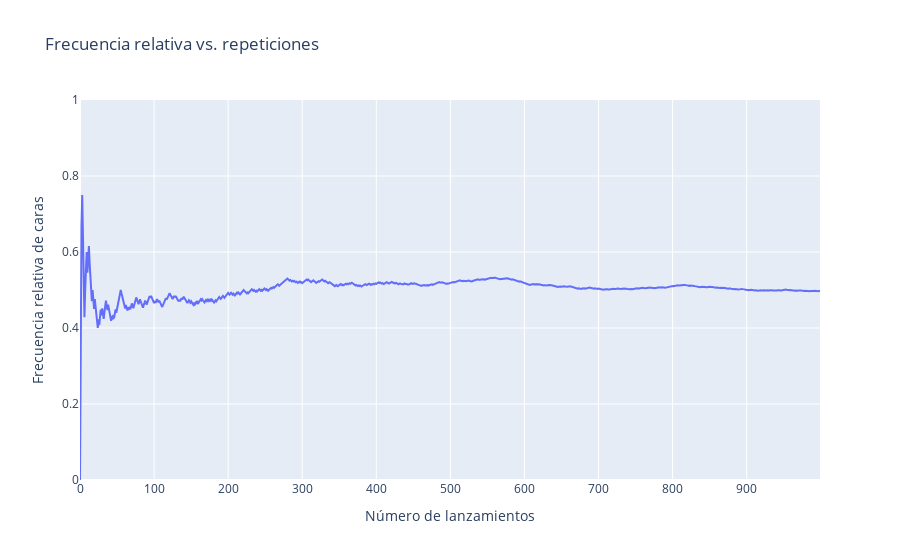

This figure's notebook cell:
### Markdown cell above
## Enfoque frecuentista

Simulamos el lanzamiento de una moneda con probabilidad verdadera $p=0.5$ y graficamos la evolución de la frecuencia relativa de caras.

### Code cell
import numpy as np
import plotly.graph_objs as go

# Simulación
np.random.seed(42)
p_true = 0.5
n = 1000
resultados = np.random.binomial(1, p_true, size=n)
frecuencias = np.cumsum(resultados) / (np.arange(1, n + 1))

# Gráfico
trace = go.Scatter(y=frecuencias, mode='lines', name='Frecuencia relativa')
layout = go.Layout(title='Frecuencia relativa vs. repeticiones',
                   xaxis=dict(title='Número de lanzamientos'),
                   yaxis=dict(title='Frecuencia relativa de caras'),
                   yaxis_range=[0,1])
fig = go.Figure(data=[trace], layout=layout)
fig.show()

### Figure 1 — Plotly figure (JSON) as saved in the notebook; plotly's stock layout.template omitted (floating-point values rounded to 4 significant figures; data arrays with more than 128 entries replaced by an {"elided": "..."} marker saying what was removed)
{"data": [{"mode": "lines", "name": "Frecuencia relativa", "type": "scatter", "y": {"elided": "1000 float values"}}], "layout": {"title": {"text": "Frecuencia relativa vs. repeticiones"}, "xaxis": {"title": {"text": "Número de lanzamientos"}}, "yaxis": {"range": [0, 1], "title": {"text": "Frecuencia relativa de caras"}}}}
